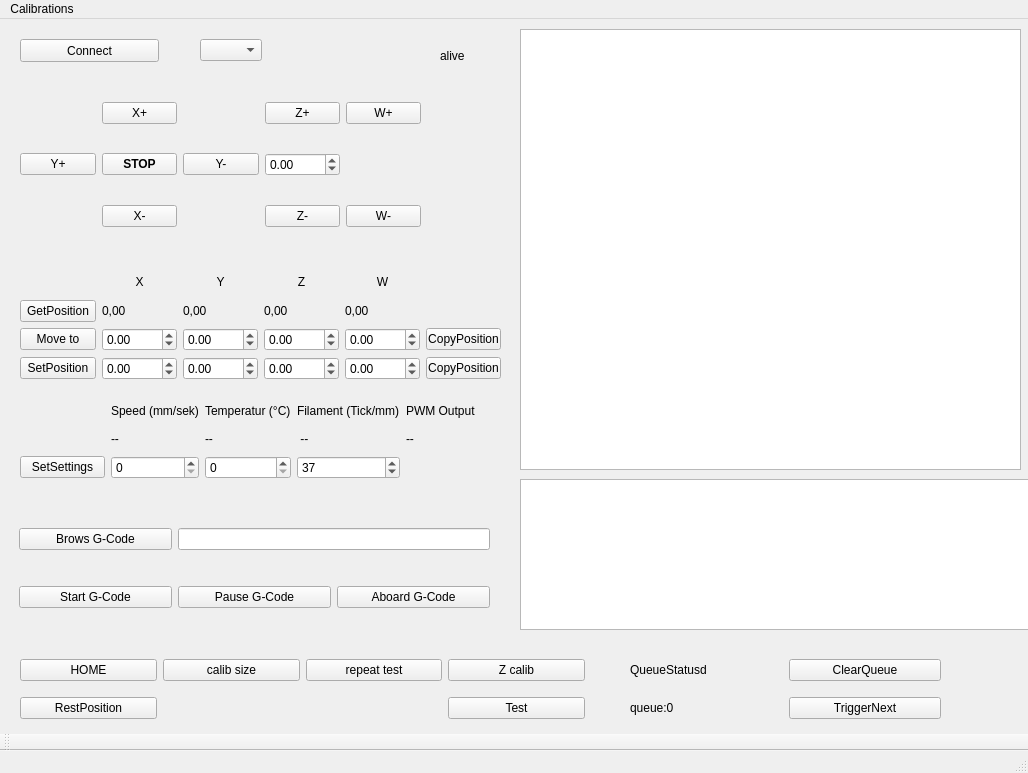
<?xml version="1.0" encoding="UTF-8"?>
<ui version="4.0">
 <class>MainWindow</class>
 <widget class="QMainWindow" name="MainWindow">
  <property name="geometry">
   <rect>
    <x>0</x>
    <y>0</y>
    <width>1028</width>
    <height>773</height>
   </rect>
  </property>
  <property name="windowTitle">
   <string>MainWindow</string>
  </property>
  <widget class="QWidget" name="centralwidget">
   <widget class="QWidget" name="gridLayoutWidget">
    <property name="geometry">
     <rect>
      <x>20</x>
      <y>60</y>
      <width>401</width>
      <height>171</height>
     </rect>
    </property>
    <layout class="QGridLayout" name="MoveManuel">
     <item row="2" column="1">
      <widget class="QPushButton" name="pushButtonMoveXNeg">
       <property name="text">
        <string>X-</string>
       </property>
      </widget>
     </item>
     <item row="1" column="2">
      <widget class="QPushButton" name="pushButtonMoveYNeg">
       <property name="text">
        <string>Y-</string>
       </property>
      </widget>
     </item>
     <item row="0" column="1">
      <widget class="QPushButton" name="pushButtonMoveXPos">
       <property name="text">
        <string>X+</string>
       </property>
      </widget>
     </item>
     <item row="1" column="0">
      <widget class="QPushButton" name="pushButtonMoveYPos">
       <property name="text">
        <string>Y+</string>
       </property>
      </widget>
     </item>
     <item row="0" column="3">
      <widget class="QPushButton" name="pushButtonMoveZPos">
       <property name="text">
        <string>Z+</string>
       </property>
      </widget>
     </item>
     <item row="2" column="3">
      <widget class="QPushButton" name="pushButtonMoveZNeg">
       <property name="text">
        <string>Z-</string>
       </property>
      </widget>
     </item>
     <item row="0" column="4">
      <widget class="QPushButton" name="pushButtonMoveWPos">
       <property name="text">
        <string>W+</string>
       </property>
      </widget>
     </item>
     <item row="2" column="4">
      <widget class="QPushButton" name="pushButtonMoveWNeg">
       <property name="text">
        <string>W-</string>
       </property>
      </widget>
     </item>
     <item row="1" column="1">
      <widget class="QPushButton" name="pushButtonMoveSTOP">
       <property name="palette">
        <palette>
         <active>
          <colorrole role="WindowText">
           <brush brushstyle="SolidPattern">
            <color alpha="255">
             <red>0</red>
             <green>0</green>
             <blue>0</blue>
            </color>
           </brush>
          </colorrole>
          <colorrole role="Button">
           <brush brushstyle="SolidPattern">
            <color alpha="255">
             <red>240</red>
             <green>240</green>
             <blue>240</blue>
            </color>
           </brush>
          </colorrole>
          <colorrole role="Light">
           <brush brushstyle="SolidPattern">
            <color alpha="255">
             <red>255</red>
             <green>255</green>
             <blue>255</blue>
            </color>
           </brush>
          </colorrole>
          <colorrole role="Midlight">
           <brush brushstyle="SolidPattern">
            <color alpha="255">
             <red>247</red>
             <green>247</green>
             <blue>247</blue>
            </color>
           </brush>
          </colorrole>
          <colorrole role="Dark">
           <brush brushstyle="SolidPattern">
            <color alpha="255">
             <red>120</red>
             <green>120</green>
             <blue>120</blue>
            </color>
           </brush>
          </colorrole>
          <colorrole role="Mid">
           <brush brushstyle="SolidPattern">
            <color alpha="255">
             <red>160</red>
             <green>160</green>
             <blue>160</blue>
            </color>
           </brush>
          </colorrole>
          <colorrole role="Text">
           <brush brushstyle="SolidPattern">
            <color alpha="255">
             <red>0</red>
             <green>0</green>
             <blue>0</blue>
            </color>
           </brush>
          </colorrole>
          <colorrole role="BrightText">
           <brush brushstyle="SolidPattern">
            <color alpha="255">
             <red>255</red>
             <green>255</green>
             <blue>255</blue>
            </color>
           </brush>
          </colorrole>
          <colorrole role="ButtonText">
           <brush brushstyle="SolidPattern">
            <color alpha="255">
             <red>0</red>
             <green>0</green>
             <blue>0</blue>
            </color>
           </brush>
          </colorrole>
          <colorrole role="Base">
           <brush brushstyle="SolidPattern">
            <color alpha="255">
             <red>255</red>
             <green>255</green>
             <blue>255</blue>
            </color>
           </brush>
          </colorrole>
          <colorrole role="Window">
           <brush brushstyle="SolidPattern">
            <color alpha="255">
             <red>240</red>
             <green>240</green>
             <blue>240</blue>
            </color>
           </brush>
          </colorrole>
          <colorrole role="Shadow">
           <brush brushstyle="SolidPattern">
            <color alpha="255">
             <red>0</red>
             <green>0</green>
             <blue>0</blue>
            </color>
           </brush>
          </colorrole>
          <colorrole role="AlternateBase">
           <brush brushstyle="SolidPattern">
            <color alpha="255">
             <red>247</red>
             <green>247</green>
             <blue>247</blue>
            </color>
           </brush>
          </colorrole>
          <colorrole role="ToolTipBase">
           <brush brushstyle="SolidPattern">
            <color alpha="255">
             <red>255</red>
             <green>255</green>
             <blue>220</blue>
            </color>
           </brush>
          </colorrole>
          <colorrole role="ToolTipText">
           <brush brushstyle="SolidPattern">
            <color alpha="255">
             <red>0</red>
             <green>0</green>
             <blue>0</blue>
            </color>
           </brush>
          </colorrole>
          <colorrole role="PlaceholderText">
           <brush brushstyle="SolidPattern">
            <color alpha="128">
             <red>0</red>
             <green>0</green>
             <blue>0</blue>
            </color>
           </brush>
          </colorrole>
         </active>
         <inactive>
          <colorrole role="WindowText">
           <brush brushstyle="SolidPattern">
            <color alpha="255">
             <red>0</red>
             <green>0</green>
             <blue>0</blue>
            </color>
           </brush>
          </colorrole>
          <colorrole role="Button">
           <brush brushstyle="SolidPattern">
            <color alpha="255">
             <red>240</red>
             <green>240</green>
             <blue>240</blue>
            </color>
           </brush>
          </colorrole>
          <colorrole role="Light">
           <brush brushstyle="SolidPattern">
            <color alpha="255">
             <red>255</red>
             <green>255</green>
             <blue>255</blue>
            </color>
           </brush>
          </colorrole>
          <colorrole role="Midlight">
           <brush brushstyle="SolidPattern">
            <color alpha="255">
             <red>247</red>
             <green>247</green>
             <blue>247</blue>
            </color>
           </brush>
          </colorrole>
          <colorrole role="Dark">
           <brush brushstyle="SolidPattern">
            <color alpha="255">
             <red>120</red>
             <green>120</green>
             <blue>120</blue>
            </color>
           </brush>
          </colorrole>
          <colorrole role="Mid">
           <brush brushstyle="SolidPattern">
            <color alpha="255">
             <red>160</red>
             <green>160</green>
             <blue>160</blue>
            </color>
           </brush>
          </colorrole>
          <colorrole role="Text">
           <brush brushstyle="SolidPattern">
            <color alpha="255">
             <red>0</red>
             <green>0</green>
             <blue>0</blue>
            </color>
           </brush>
          </colorrole>
          <colorrole role="BrightText">
           <brush brushstyle="SolidPattern">
            <color alpha="255">
             <red>255</red>
             <green>255</green>
             <blue>255</blue>
            </color>
           </brush>
          </colorrole>
          <colorrole role="ButtonText">
           <brush brushstyle="SolidPattern">
            <color alpha="255">
             <red>0</red>
             <green>0</green>
             <blue>0</blue>
            </color>
           </brush>
          </colorrole>
          <colorrole role="Base">
           <brush brushstyle="SolidPattern">
            <color alpha="255">
             <red>255</red>
             <green>255</green>
             <blue>255</blue>
            </color>
           </brush>
          </colorrole>
          <colorrole role="Window">
           <brush brushstyle="SolidPattern">
            <color alpha="255">
             <red>240</red>
             <green>240</green>
             <blue>240</blue>
            </color>
           </brush>
          </colorrole>
          <colorrole role="Shadow">
           <brush brushstyle="SolidPattern">
            <color alpha="255">
             <red>0</red>
             <green>0</green>
             <blue>0</blue>
            </color>
           </brush>
          </colorrole>
          <colorrole role="AlternateBase">
           <brush brushstyle="SolidPattern">
            <color alpha="255">
             <red>247</red>
             <green>247</green>
             <blue>247</blue>
            </color>
           </brush>
          </colorrole>
          <colorrole role="ToolTipBase">
           <brush brushstyle="SolidPattern">
            <color alpha="255">
             <red>255</red>
             <green>255</green>
             <blue>220</blue>
            </color>
           </brush>
          </colorrole>
          <colorrole role="ToolTipText">
           <brush brushstyle="SolidPattern">
            <color alpha="255">
             <red>0</red>
             <green>0</green>
             <blue>0</blue>
            </color>
           </brush>
          </colorrole>
          <colorrole role="PlaceholderText">
           <brush brushstyle="SolidPattern">
            <color alpha="128">
             <red>0</red>
             <green>0</green>
             <blue>0</blue>
            </color>
           </brush>
          </colorrole>
         </inactive>
         <disabled>
          <colorrole role="WindowText">
           <brush brushstyle="SolidPattern">
            <color alpha="255">
             <red>120</red>
             <green>120</green>
             <blue>120</blue>
            </color>
           </brush>
          </colorrole>
          <colorrole role="Button">
           <brush brushstyle="SolidPattern">
            <color alpha="255">
             <red>240</red>
             <green>240</green>
             <blue>240</blue>
            </color>
           </brush>
          </colorrole>
          <colorrole role="Light">
           <brush brushstyle="SolidPattern">
            <color alpha="255">
             <red>255</red>
             <green>255</green>
             <blue>255</blue>
            </color>
           </brush>
          </colorrole>
          <colorrole role="Midlight">
           <brush brushstyle="SolidPattern">
            <color alpha="255">
             <red>247</red>
             <green>247</green>
             <blue>247</blue>
            </color>
           </brush>
          </colorrole>
          <colorrole role="Dark">
           <brush brushstyle="SolidPattern">
            <color alpha="255">
             <red>120</red>
             <green>120</green>
             <blue>120</blue>
            </color>
           </brush>
          </colorrole>
          <colorrole role="Mid">
           <brush brushstyle="SolidPattern">
            <color alpha="255">
             <red>160</red>
             <green>160</green>
             <blue>160</blue>
            </color>
           </brush>
          </colorrole>
          <colorrole role="Text">
           <brush brushstyle="SolidPattern">
            <color alpha="255">
             <red>120</red>
             <green>120</green>
             <blue>120</blue>
            </color>
           </brush>
          </colorrole>
          <colorrole role="BrightText">
           <brush brushstyle="SolidPattern">
            <color alpha="255">
             <red>255</red>
             <green>255</green>
             <blue>255</blue>
            </color>
           </brush>
          </colorrole>
          <colorrole role="ButtonText">
           <brush brushstyle="SolidPattern">
            <color alpha="255">
             <red>120</red>
             <green>120</green>
             <blue>120</blue>
            </color>
           </brush>
          </colorrole>
          <colorrole role="Base">
           <brush brushstyle="SolidPattern">
            <color alpha="255">
             <red>240</red>
             <green>240</green>
             <blue>240</blue>
            </color>
           </brush>
          </colorrole>
          <colorrole role="Window">
           <brush brushstyle="SolidPattern">
            <color alpha="255">
             <red>240</red>
             <green>240</green>
             <blue>240</blue>
            </color>
           </brush>
          </colorrole>
          <colorrole role="Shadow">
           <brush brushstyle="SolidPattern">
            <color alpha="255">
             <red>0</red>
             <green>0</green>
             <blue>0</blue>
            </color>
           </brush>
          </colorrole>
          <colorrole role="AlternateBase">
           <brush brushstyle="SolidPattern">
            <color alpha="255">
             <red>240</red>
             <green>240</green>
             <blue>240</blue>
            </color>
           </brush>
          </colorrole>
          <colorrole role="ToolTipBase">
           <brush brushstyle="SolidPattern">
            <color alpha="255">
             <red>255</red>
             <green>255</green>
             <blue>220</blue>
            </color>
           </brush>
          </colorrole>
          <colorrole role="ToolTipText">
           <brush brushstyle="SolidPattern">
            <color alpha="255">
             <red>0</red>
             <green>0</green>
             <blue>0</blue>
            </color>
           </brush>
          </colorrole>
          <colorrole role="PlaceholderText">
           <brush brushstyle="SolidPattern">
            <color alpha="128">
             <red>0</red>
             <green>0</green>
             <blue>0</blue>
            </color>
           </brush>
          </colorrole>
         </disabled>
        </palette>
       </property>
       <property name="font">
        <font>
         <weight>75</weight>
         <bold>true</bold>
         <kerning>true</kerning>
        </font>
       </property>
       <property name="text">
        <string>STOP</string>
       </property>
      </widget>
     </item>
     <item row="1" column="3">
      <widget class="QDoubleSpinBox" name="doubleSpinBoxZOffset">
       <property name="minimum">
        <double>-9999.000000000000000</double>
       </property>
       <property name="maximum">
        <double>9999.000000000000000</double>
       </property>
       <property name="singleStep">
        <double>0.010000000000000</double>
       </property>
      </widget>
     </item>
    </layout>
   </widget>
   <widget class="QWidget" name="gridLayoutWidget_2">
    <property name="geometry">
     <rect>
      <x>20</x>
      <y>250</y>
      <width>481</width>
      <height>111</height>
     </rect>
    </property>
    <layout class="QGridLayout" name="MoveNunmeric">
     <item row="4" column="5">
      <widget class="QPushButton" name="pushButtonCopyToSetPosition">
       <property name="text">
        <string>CopyPosition</string>
       </property>
      </widget>
     </item>
     <item row="3" column="3">
      <widget class="QDoubleSpinBox" name="doubleSpinBoxMoveZ">
       <property name="minimum">
        <double>-9999.000000000000000</double>
       </property>
       <property name="maximum">
        <double>9999.000000000000000</double>
       </property>
      </widget>
     </item>
     <item row="2" column="3">
      <widget class="QLabel" name="label_ZPos">
       <property name="text">
        <string>0,00</string>
       </property>
      </widget>
     </item>
     <item row="3" column="1">
      <widget class="QDoubleSpinBox" name="doubleSpinBoxMoveX">
       <property name="minimum">
        <double>-9999.000000000000000</double>
       </property>
       <property name="maximum">
        <double>9999.000000000000000</double>
       </property>
      </widget>
     </item>
     <item row="4" column="1">
      <widget class="QDoubleSpinBox" name="doubleSpinBoxSetX">
       <property name="minimum">
        <double>-9999.000000000000000</double>
       </property>
       <property name="maximum">
        <double>9999.000000000000000</double>
       </property>
      </widget>
     </item>
     <item row="2" column="4">
      <widget class="QLabel" name="label_WPos">
       <property name="text">
        <string>0,00</string>
       </property>
      </widget>
     </item>
     <item row="3" column="0">
      <widget class="QPushButton" name="pushButtonMoveTo">
       <property name="text">
        <string>Move to</string>
       </property>
      </widget>
     </item>
     <item row="3" column="4">
      <widget class="QDoubleSpinBox" name="doubleSpinBoxMoveW">
       <property name="minimum">
        <double>-9999.000000000000000</double>
       </property>
       <property name="maximum">
        <double>9999.000000000000000</double>
       </property>
      </widget>
     </item>
     <item row="3" column="2">
      <widget class="QDoubleSpinBox" name="doubleSpinBoxMoveY">
       <property name="minimum">
        <double>-9999.000000000000000</double>
       </property>
       <property name="maximum">
        <double>9999.000000000000000</double>
       </property>
      </widget>
     </item>
     <item row="2" column="2">
      <widget class="QLabel" name="label_YPos">
       <property name="text">
        <string>0,00</string>
       </property>
      </widget>
     </item>
     <item row="4" column="0">
      <widget class="QPushButton" name="pushButtonSetPosition">
       <property name="text">
        <string>SetPosition</string>
       </property>
      </widget>
     </item>
     <item row="2" column="1">
      <widget class="QLabel" name="label_XPos">
       <property name="text">
        <string>0,00</string>
       </property>
      </widget>
     </item>
     <item row="2" column="0">
      <widget class="QPushButton" name="pushButtonGetPosition">
       <property name="text">
        <string>GetPosition</string>
       </property>
      </widget>
     </item>
     <item row="4" column="4">
      <widget class="QDoubleSpinBox" name="doubleSpinBoxSetW">
       <property name="minimum">
        <double>-9999.000000000000000</double>
       </property>
       <property name="maximum">
        <double>9999.000000000000000</double>
       </property>
      </widget>
     </item>
     <item row="4" column="2">
      <widget class="QDoubleSpinBox" name="doubleSpinBoxSetY">
       <property name="minimum">
        <double>-9999.000000000000000</double>
       </property>
       <property name="maximum">
        <double>9999.000000000000000</double>
       </property>
      </widget>
     </item>
     <item row="4" column="3">
      <widget class="QDoubleSpinBox" name="doubleSpinBoxSetZ">
       <property name="minimum">
        <double>-9999.000000000000000</double>
       </property>
       <property name="maximum">
        <double>9999.000000000000000</double>
       </property>
      </widget>
     </item>
     <item row="3" column="5">
      <widget class="QPushButton" name="pushButtonCopyToMoveTo">
       <property name="text">
        <string>CopyPosition</string>
       </property>
      </widget>
     </item>
     <item row="1" column="1">
      <widget class="QLabel" name="label_X">
       <property name="text">
        <string>X</string>
       </property>
       <property name="alignment">
        <set>Qt::AlignCenter</set>
       </property>
      </widget>
     </item>
     <item row="1" column="2">
      <widget class="QLabel" name="label_Y">
       <property name="text">
        <string>Y</string>
       </property>
       <property name="alignment">
        <set>Qt::AlignCenter</set>
       </property>
      </widget>
     </item>
     <item row="1" column="3">
      <widget class="QLabel" name="label_Z">
       <property name="text">
        <string>Z</string>
       </property>
       <property name="alignment">
        <set>Qt::AlignCenter</set>
       </property>
      </widget>
     </item>
     <item row="1" column="4">
      <widget class="QLabel" name="label_W">
       <property name="font">
        <font>
         <family>MS Shell Dlg 2</family>
        </font>
       </property>
       <property name="text">
        <string>W</string>
       </property>
       <property name="alignment">
        <set>Qt::AlignCenter</set>
       </property>
      </widget>
     </item>
    </layout>
   </widget>
   <widget class="QWidget" name="gridLayoutWidget_3">
    <property name="geometry">
     <rect>
      <x>20</x>
      <y>380</y>
      <width>471</width>
      <height>80</height>
     </rect>
    </property>
    <layout class="QGridLayout" name="Settings">
     <item row="1" column="2">
      <widget class="QLabel" name="label_actTemperatur">
       <property name="text">
        <string>--</string>
       </property>
      </widget>
     </item>
     <item row="2" column="0">
      <widget class="QPushButton" name="pushButtonSetSettings">
       <property name="text">
        <string>SetSettings</string>
       </property>
      </widget>
     </item>
     <item row="0" column="1">
      <widget class="QLabel" name="label_Speed">
       <property name="text">
        <string>Speed (mm/sek)</string>
       </property>
      </widget>
     </item>
     <item row="1" column="3">
      <widget class="QLabel" name="label_actFilament">
       <property name="text">
        <string> --</string>
       </property>
      </widget>
     </item>
     <item row="2" column="3">
      <widget class="QSpinBox" name="spinBoxFilament">
       <property name="maximum">
        <number>999</number>
       </property>
       <property name="value">
        <number>37</number>
       </property>
      </widget>
     </item>
     <item row="1" column="1">
      <widget class="QLabel" name="label_actSpeed">
       <property name="text">
        <string>--</string>
       </property>
      </widget>
     </item>
     <item row="0" column="3">
      <widget class="QLabel" name="label_Filament">
       <property name="text">
        <string>Filament (Tick/mm)</string>
       </property>
      </widget>
     </item>
     <item row="2" column="2">
      <widget class="QSpinBox" name="spinBoxTemperatur">
       <property name="maximum">
        <number>999</number>
       </property>
      </widget>
     </item>
     <item row="2" column="1">
      <widget class="QSpinBox" name="spinBoxSpeed">
       <property name="maximum">
        <number>999</number>
       </property>
      </widget>
     </item>
     <item row="0" column="2">
      <widget class="QLabel" name="label_Temperatur">
       <property name="text">
        <string>Temperatur (°C)</string>
       </property>
      </widget>
     </item>
     <item row="0" column="4">
      <widget class="QLabel" name="label_Power">
       <property name="text">
        <string>PWM Output</string>
       </property>
      </widget>
     </item>
     <item row="1" column="4">
      <widget class="QLabel" name="label_actPower">
       <property name="text">
        <string>--</string>
       </property>
      </widget>
     </item>
    </layout>
   </widget>
   <widget class="QPushButton" name="pushButtonSerialConnect">
    <property name="geometry">
     <rect>
      <x>20</x>
      <y>20</y>
      <width>139</width>
      <height>23</height>
     </rect>
    </property>
    <property name="text">
     <string>Connect</string>
    </property>
   </widget>
   <widget class="QTextEdit" name="textEditLog">
    <property name="enabled">
     <bool>true</bool>
    </property>
    <property name="geometry">
     <rect>
      <x>520</x>
      <y>10</y>
      <width>501</width>
      <height>441</height>
     </rect>
    </property>
   </widget>
   <widget class="QComboBox" name="comboBoxComPortName">
    <property name="geometry">
     <rect>
      <x>200</x>
      <y>20</y>
      <width>62</width>
      <height>22</height>
     </rect>
    </property>
   </widget>
   <widget class="QWidget" name="gridLayoutWidget_4">
    <property name="geometry">
     <rect>
      <x>19</x>
      <y>479</y>
      <width>471</width>
      <height>141</height>
     </rect>
    </property>
    <layout class="QGridLayout" name="gridLayout">
     <item row="0" column="0">
      <widget class="QPushButton" name="pushButton_browseGCode">
       <property name="text">
        <string>Brows G-Code</string>
       </property>
      </widget>
     </item>
     <item row="1" column="0">
      <widget class="QPushButton" name="pushButton_startGCode">
       <property name="text">
        <string>Start G-Code</string>
       </property>
      </widget>
     </item>
     <item row="1" column="1">
      <widget class="QPushButton" name="pushButton_pauseGCode">
       <property name="text">
        <string>Pause G-Code</string>
       </property>
      </widget>
     </item>
     <item row="0" column="1" colspan="2">
      <widget class="QLineEdit" name="lineEdit_fileGCode"/>
     </item>
     <item row="1" column="2">
      <widget class="QPushButton" name="pushButton_AboardGCode">
       <property name="text">
        <string>Aboard G-Code</string>
       </property>
      </widget>
     </item>
    </layout>
   </widget>
   <widget class="QTextEdit" name="textEditLog_error">
    <property name="enabled">
     <bool>true</bool>
    </property>
    <property name="geometry">
     <rect>
      <x>520</x>
      <y>460</y>
      <width>511</width>
      <height>151</height>
     </rect>
    </property>
   </widget>
   <widget class="QWidget" name="gridLayoutWidget_5">
    <property name="geometry">
     <rect>
      <x>20</x>
      <y>630</y>
      <width>565</width>
      <height>81</height>
     </rect>
    </property>
    <layout class="QGridLayout" name="gridLayout_2">
     <item row="0" column="0">
      <widget class="QPushButton" name="pushButton_home">
       <property name="text">
        <string>HOME</string>
       </property>
      </widget>
     </item>
     <item row="0" column="2">
      <widget class="QPushButton" name="pushButton_repeattest">
       <property name="text">
        <string>repeat test</string>
       </property>
      </widget>
     </item>
     <item row="0" column="1">
      <widget class="QPushButton" name="pushButton_sizecalib">
       <property name="text">
        <string>calib size</string>
       </property>
      </widget>
     </item>
     <item row="0" column="3">
      <widget class="QPushButton" name="pushButton_Zcalib">
       <property name="text">
        <string>Z calib</string>
       </property>
      </widget>
     </item>
     <item row="1" column="0">
      <widget class="QPushButton" name="pushButton_rest">
       <property name="text">
        <string>RestPosition</string>
       </property>
      </widget>
     </item>
     <item row="1" column="3">
      <widget class="QPushButton" name="pushButton_test">
       <property name="text">
        <string>Test</string>
       </property>
      </widget>
     </item>
    </layout>
   </widget>
   <widget class="QLabel" name="label_alive">
    <property name="geometry">
     <rect>
      <x>440</x>
      <y>30</y>
      <width>47</width>
      <height>14</height>
     </rect>
    </property>
    <property name="text">
     <string>alive</string>
    </property>
   </widget>
   <widget class="QWidget" name="gridLayoutWidget_6">
    <property name="geometry">
     <rect>
      <x>630</x>
      <y>630</y>
      <width>311</width>
      <height>80</height>
     </rect>
    </property>
    <layout class="QGridLayout" name="gridLayout_3">
     <item row="0" column="0">
      <widget class="QLabel" name="label_Queue_3">
       <property name="text">
        <string>QueueStatusd</string>
       </property>
      </widget>
     </item>
     <item row="1" column="0">
      <widget class="QLabel" name="label_Queue">
       <property name="text">
        <string>queue:0</string>
       </property>
      </widget>
     </item>
     <item row="0" column="1">
      <widget class="QPushButton" name="pushButton_clear_queue">
       <property name="text">
        <string>ClearQueue</string>
       </property>
      </widget>
     </item>
     <item row="1" column="1">
      <widget class="QPushButton" name="pushButton_trigger_next">
       <property name="text">
        <string>TriggerNext</string>
       </property>
      </widget>
     </item>
    </layout>
   </widget>
  </widget>
  <widget class="QMenuBar" name="menubar">
   <property name="geometry">
    <rect>
     <x>0</x>
     <y>0</y>
     <width>1028</width>
     <height>22</height>
    </rect>
   </property>
   <widget class="QMenu" name="menuCalibrations">
    <property name="title">
     <string>Calibrations</string>
    </property>
    <addaction name="actionValues"/>
   </widget>
   <addaction name="menuCalibrations"/>
  </widget>
  <widget class="QStatusBar" name="statusbar"/>
  <widget class="QToolBar" name="toolBar">
   <property name="windowTitle">
    <string>toolBar</string>
   </property>
   <attribute name="toolBarArea">
    <enum>BottomToolBarArea</enum>
   </attribute>
   <attribute name="toolBarBreak">
    <bool>false</bool>
   </attribute>
  </widget>
  <action name="actionValues">
   <property name="text">
    <string>Values</string>
   </property>
  </action>
 </widget>
 <resources/>
 <connections/>
</ui>
